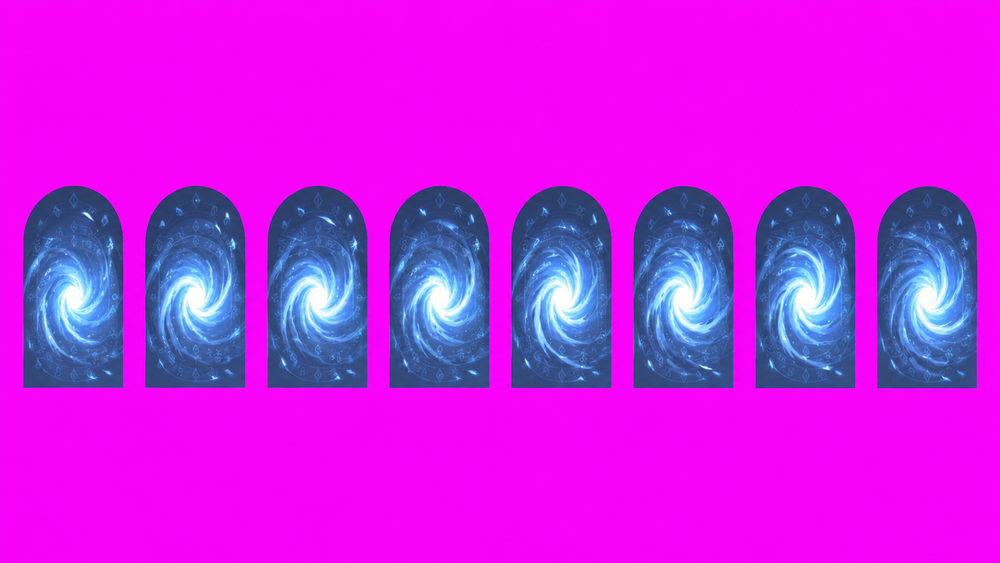
#> input picture art/references/portal-active.png, 1000 x 563 px, shrunk from 1672 x 941 before the run, found by its file name
$ python key_portal_sheet.py
#> lines starting #> are read from the running program, lines starting #| are printed output that depends on the picture; after the words box and inside, x2 and y2 are one past the last pixel; in counts of white or black regions, pixels touching at a corner belong together
"""Chroma-key the magenta-screened portal animation sheet AND realign the
8 frames into a uniform spritesheet under art/portal/.

The AI-generated source has 8 swirling-arch frames spread horizontally on a
magenta background, but each frame's arch sits at a slightly different x
within its 209-wide cell. Naive spritesheet playback then "slides" the
arch left-right as it cycles. Here we:

  1. Chroma-key magenta out to transparent.
  2. Slice each of the 8 frames.
  3. Find each frame's opaque bounding box and centre it in a new fixed-size
     cell so all 8 arches sit at the same relative x and y.
  4. Stack the re-centred cells horizontally into a new sheet.

Run from the repo root: python3 scripts/key_portal_sheet.py
"""

import os

import numpy as np
from PIL import Image

SRC = "art/references/portal-active.png"
OUT_DIR = "art/portal"
OUT_NAME = "portal-active-sheet.png"

SPILL_LO = 30.0
SPILL_HI = 120.0
N_FRAMES = 8


def key_image(path: str) -> Image.Image:
#> called with path = 'art/references/portal-active.png'
    rgb = np.asarray(Image.open(path).convert("RGB")).astype(np.float32)
    r, g, b = rgb[..., 0], rgb[..., 1], rgb[..., 2]

    spill = np.minimum(r, b) - g
    alpha = np.clip((SPILL_HI - spill) / (SPILL_HI - SPILL_LO), 0.0, 1.0)

    magenta = spill > 0
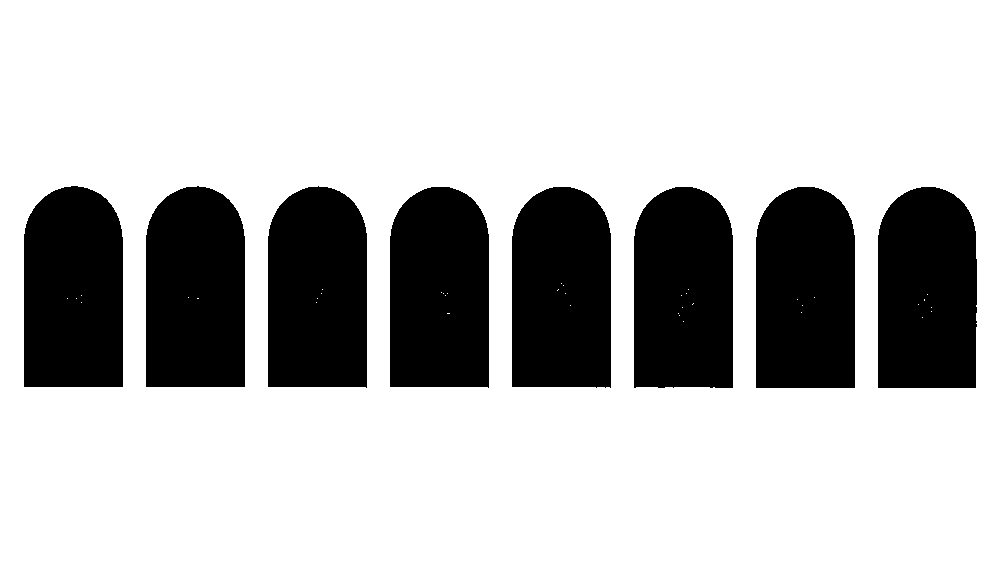
#> magenta: shape (563, 1000) bool; 73.4% white; 8 black regions, largest, box (x1, y1, x2, y2) and area: (756, 187, 855, 388) 18772, (634, 187, 733, 388) 18708, (268, 186, 367, 388) 18701
    r = np.where(magenta, np.minimum(r, g), r)
    b = np.where(magenta, np.minimum(b, g), b)
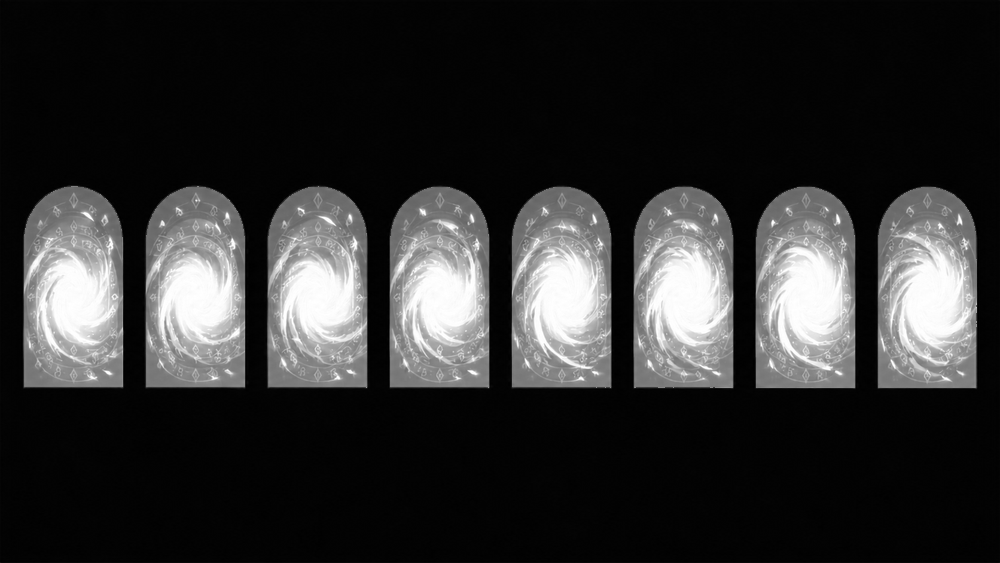
#> b: shape (563, 1000) float32; min 0, max 255, mean 47.7

    out = np.dstack([r, g, b, alpha * 255.0]).astype(np.uint8)
    return Image.fromarray(out, "RGBA")


def bbox(frame: Image.Image) -> tuple[int, int, int, int]:
    """Tight bounding box of opaque pixels — (x0, y0, x1, y1)."""
    alpha = np.asarray(frame)[..., 3]
    ys, xs = np.where(alpha > 16)
    if len(xs) == 0:
        return 0, 0, frame.width, frame.height
    return int(xs.min()), int(ys.min()), int(xs.max()) + 1, int(ys.max()) + 1


def main() -> None:
    if not os.path.exists(SRC):
        print(f"missing: {SRC}")
        return
    os.makedirs(OUT_DIR, exist_ok=True)

    keyed = key_image(SRC)
    src_w, src_h = keyed.size
#> src_w = 1000; src_h = 563
    cell_w = src_w // N_FRAMES
#> cell_w = 125

    # Step 1: extract each frame and its tight bbox.
    frames = []
    bboxes = []
    for i in range(N_FRAMES):
        x0 = i * cell_w
        frame = keyed.crop((x0, 0, x0 + cell_w, src_h))
        frames.append(frame)
        bboxes.append(bbox(frame))
#> this loop made 8 passes
#> pass 1, in bbox, `alpha = np.asarray(frame)[..., 3]`:
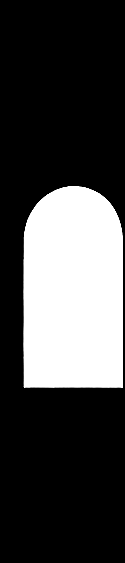
#> alpha: shape (563, 125); min 0, max 255, mean 68.5
#> after the loop:
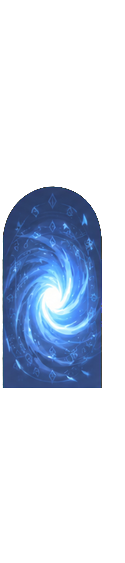
#> frame: PIL image 125x563 RGBA; mean R, G, B, A 22.1, 32.2, 48.1, 68.2; transparent parts drawn white
#> after the loop, bboxes = [(23, 186, 123, 388), (20, 186, 120, 388), (17, 186, 118, 388), (14, 186, 115, 388), (11, 186, 112, 388), (9, 186, 109, 388), (5, 186, 106, 388), (2, 186, 102, 388)]; frames = 8 items

    # Step 2: pick a uniform output cell big enough to hold every frame's bbox.
    out_w = max(x1 - x0 for x0, _, x1, _ in bboxes)
#> out_w = 101
    out_h = max(y1 - y0 for _, y0, _, y1 in bboxes)
#> out_h = 202

    # Step 3: re-centre each frame inside out_w × out_h.
    aligned = []
    for frame, (x0, y0, x1, y1) in zip(frames, bboxes):
        cropped = frame.crop((x0, y0, x1, y1))
        canvas = Image.new("RGBA", (out_w, out_h), (0, 0, 0, 0))
        offset = ((out_w - cropped.width) // 2, (out_h - cropped.height) // 2)
        canvas.paste(cropped, offset, cropped)
        aligned.append(canvas)
#> this loop made 8 passes
#> (x0, x1) on passes 1 to 8: (23, 123), (20, 120), (17, 118), (14, 115), (11, 112), (9, 109), (5, 106), (2, 102)
#> pass 1, in main, `cropped = frame.crop((x0, y0, x1, y1))`:
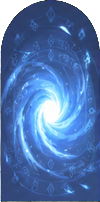
#> cropped: PIL image 100x202 RGBA; mean R, G, B, A 68.7, 103.9, 159.8, 238.5; transparent parts drawn white
#> after the loop:
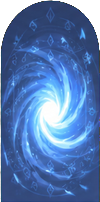
#> cropped: PIL image 100x202 RGBA; mean R, G, B, A 70.3, 105.4, 160.7, 237.7; transparent parts drawn white
#> after the loop, aligned = 8 items

    # Step 4: stack horizontally into the new uniform sheet.
    sheet = Image.new("RGBA", (out_w * N_FRAMES, out_h), (0, 0, 0, 0))
#> sheet: PIL image 808x202 RGBA; every value is 0
    for i, frame in enumerate(aligned):
        sheet.paste(frame, (i * out_w, 0), frame)
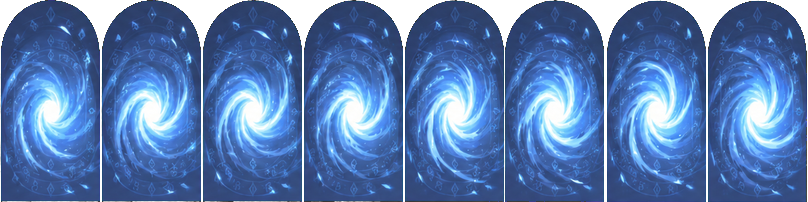
#> sheet: PIL image 808x202 RGBA; mean R, G, B, A 69.1, 103.4, 157.2, 235.1; transparent parts drawn white

    dst = os.path.join(OUT_DIR, OUT_NAME)
    sheet.save(dst)
    print(f"aligned portal sheet: {sheet.width}x{sheet.height} ({out_w}x{out_h} per frame) -> {dst}")
#| aligned portal sheet: 808x202 (101x202 per frame) -> art/portal/portal-active-sheet.png


if __name__ == "__main__":
    main()

$ run again, with art/references/ash-vial.png copied over art/references/portal-active.png
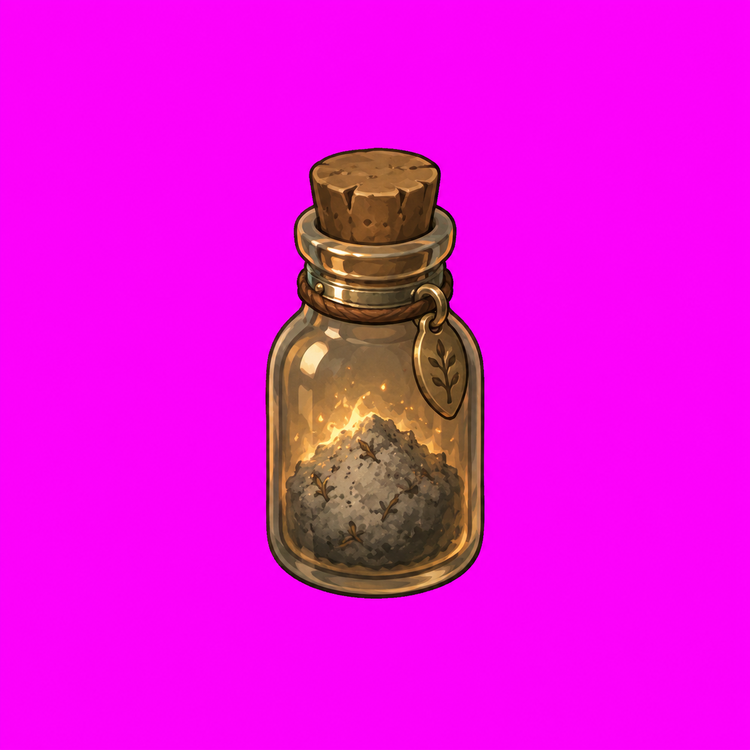
#> input picture art/references/ash-vial.png, 750 x 750 px, shrunk from 1254 x 1254 before the run, found by its file name
#> in key_image, `magenta = spill > 0`:
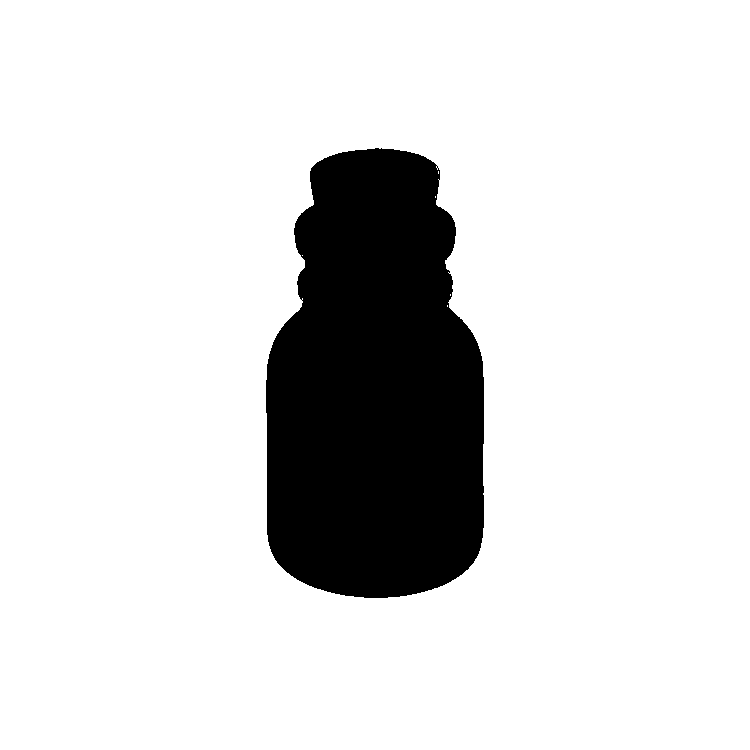
#> magenta: shape (750, 750) bool; 85.7% white; 1 black region, box (x1, y1, x2, y2) and area: (266, 148, 484, 598) 80702
#> after the loop in main, `for i in range(N_FRAMES):`: bboxes = [(0, 0, 93, 750), (0, 0, 93, 750), (80, 332, 93, 565), (0, 148, 93, 599), (0, 148, 93, 599), (0, 323, 19, 572), (0, 0, 93, 750), (0, 0, 93, 750)]; frames = 8 items
#> out_w = 93
#> out_h = 750
#> the loop in main, `for frame, (x0, y0, x1, y1) in zip(frames, bboxes):` made 8 passes
#> after the loop in main, `for frame, (x0, y0, x1, y1) in zip(frames, bboxes):`: aligned = 8 items
#> the loop in main, `for i, frame in enumerate(aligned):` made 8 passes
#> after the loop in main, `for i, frame in enumerate(aligned):`:
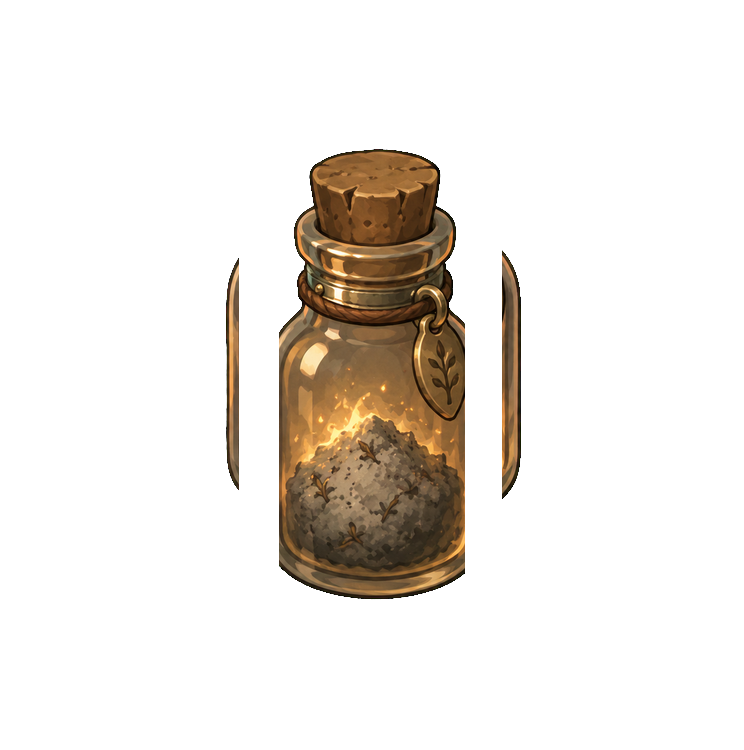
#> sheet: PIL image 744x750 RGBA; mean R, G, B, A 18, 13.3, 8, 37; transparent parts drawn white
#| aligned portal sheet: 744x750 (93x750 per frame) -> art/portal/portal-active-sheet.png
